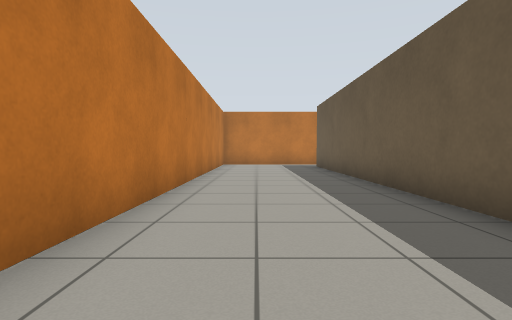
view 1 (above)

23 first-person views from a walk through a world built for the Gazebo simulator. The camera is 0.72 m above the floor, tilts 2° down and sees 80° across. The floor is counted in squares, 1 m on a side. Each view is taken from the middle of a square. On the plan, view 1 faces up. The plan holds only what a view shows up to about 10 squares ahead; the rest is blank.

view 2
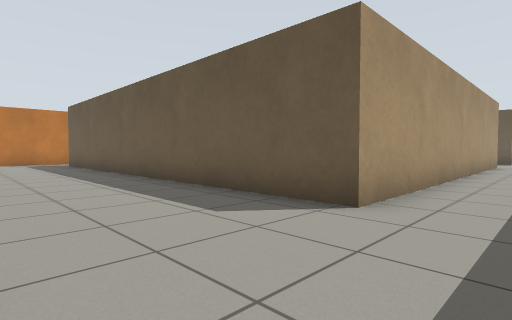

view 3
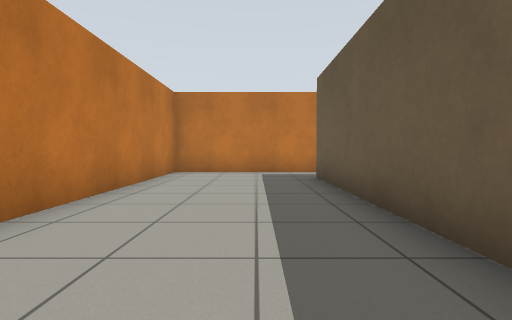

view 4
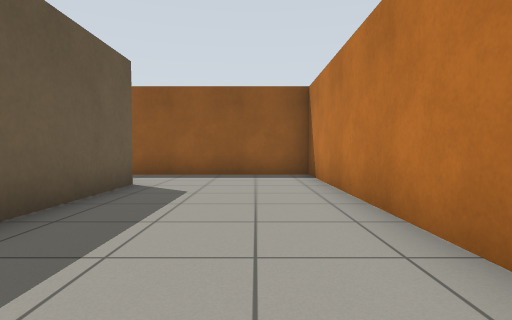

view 5
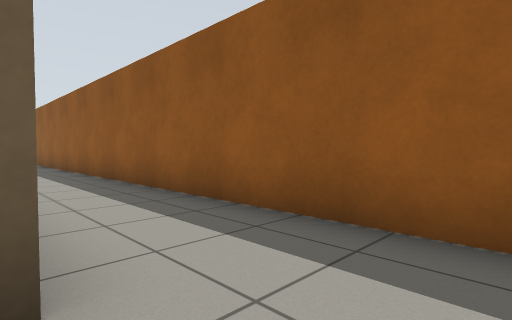

view 6
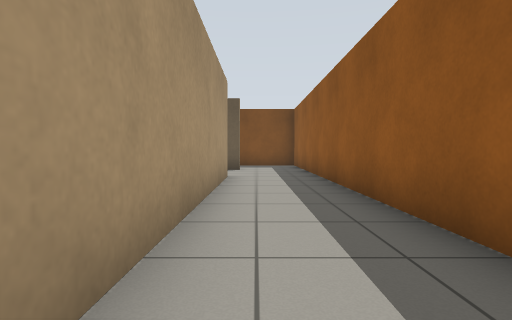

view 7
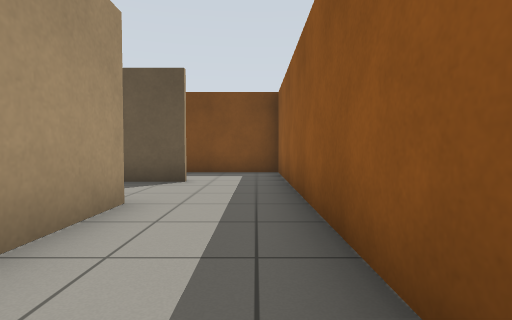

view 8
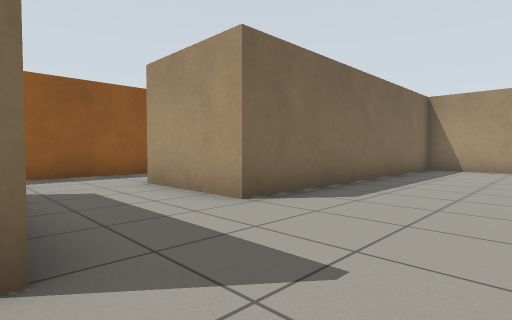

view 9
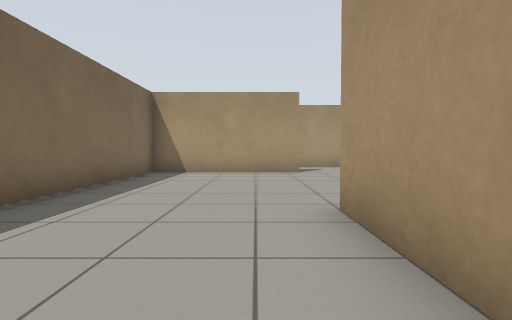

view 10
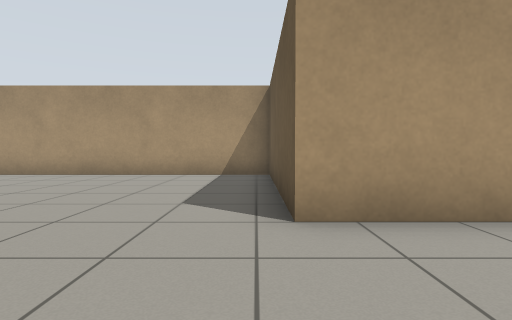

view 11
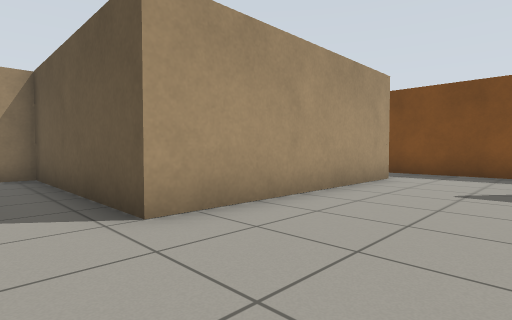

view 12
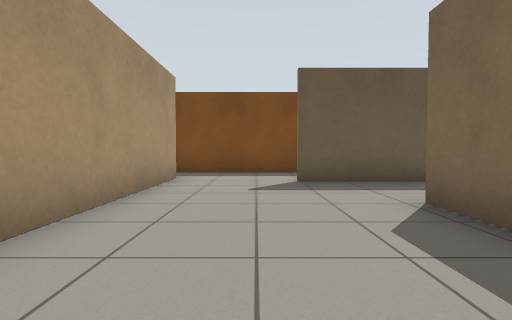

view 13
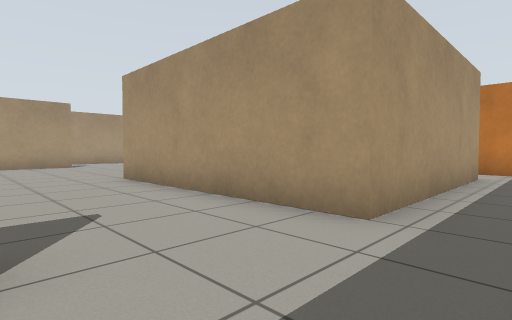

view 14
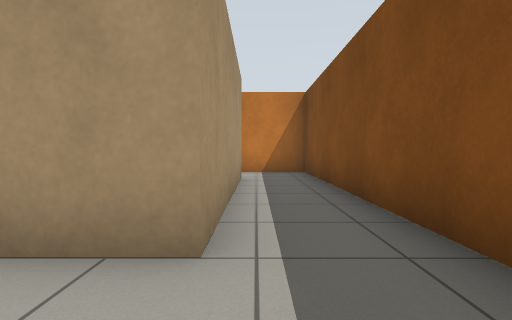

view 15
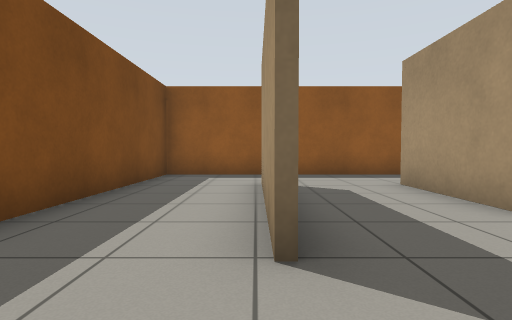

view 16
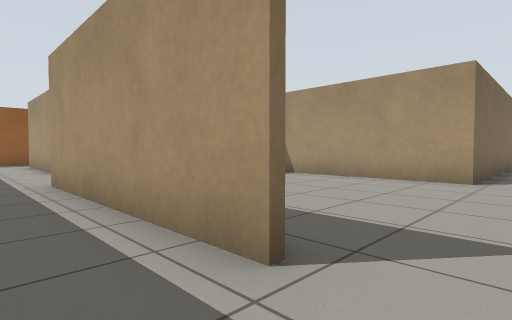

view 17
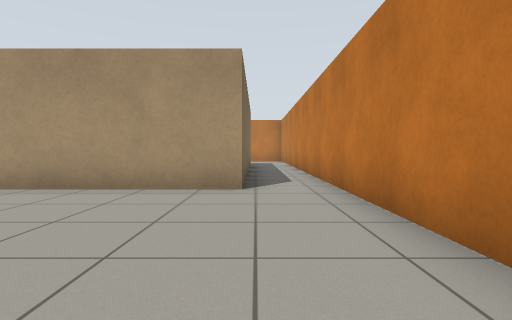

view 18
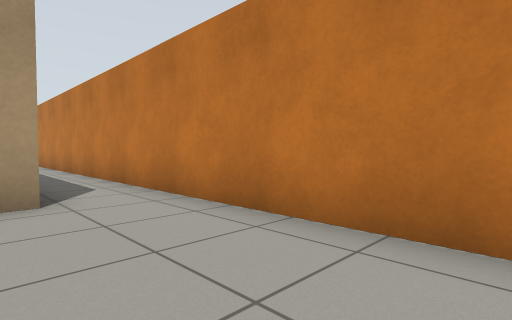

view 19
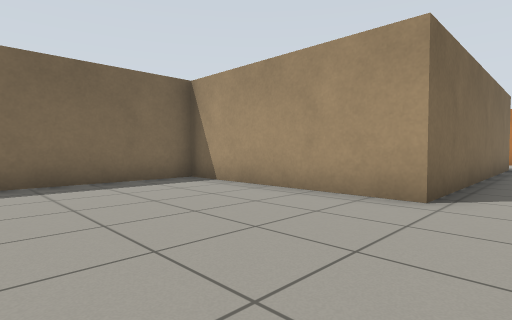

view 20
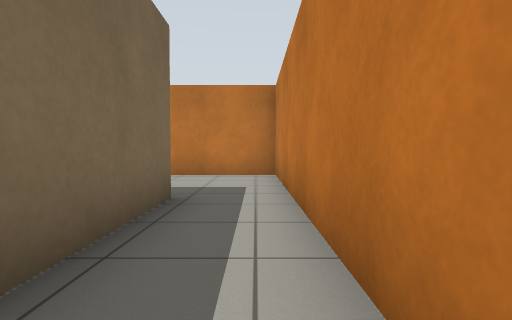

view 21
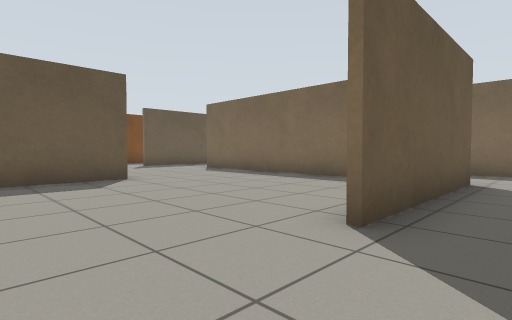

view 22
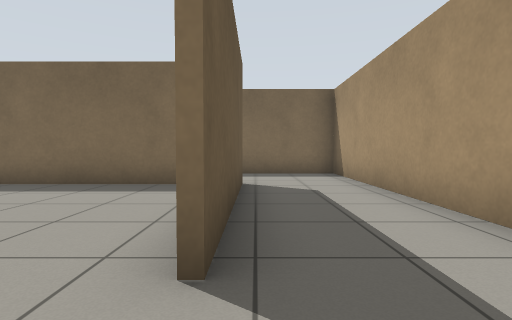

view 23
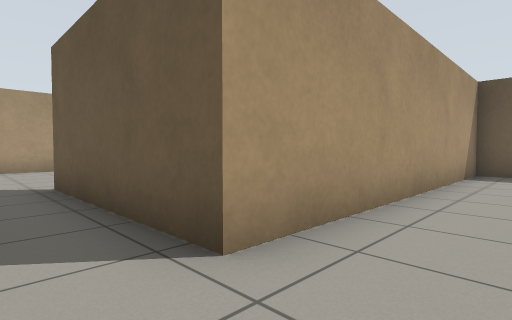

### Floor plan
Points are (right, up) in squares from view 1. A wall is a line through its corners. A room is listed if a view was taken in it or the views show most of it. See-through windows are left out.
Room 1 (views 1, 2, 3, 4, 5, 6, 7, 20)
walls: (14, -0.3) (2.5, -0.3) (2.5, 12.8) (11.5, 12.8); (11.5, 14.6) (-1.5, 14.6) (-1.5, -2.7) (14.5, -2.7)
ways out: opening at (14, -1.5) to room 3; opening at (11, 14) to room 4
Room 2 (views 8, 13, 14, 15, 16, 17)
walls: (16.9, 4.1) (16.9, 0.1); (17.6, 12.8) (17.6, 7) (16.6, 7); (16.5, -2.7) (19.5, -2.7) (19.5, 14.6) (16.5, 14.6)
ways out: opening at (17, -1.5) to room 3; opening at (17, 5.5) to room 3; opening at (17, 13.5) to room 4
Room 3 (views 9, 10, 11, 12, 21, 22)
walls: (5.4, 7.4) (5.4, 2.8) (14, 2.8) (14, -0.3); (5.3, 2.6) (5.3, 7.4); (16.6, 7) (11.4, 7) (11.4, 12.6) (3.8, 12.6); (2.7, 6.4) (2.7, 2.4); (16.7, -0.5) (16.7, 4.1); (14.5, -2.7) (16.5, -2.7)
ways out: opening at (14, -1.5) to room 1; opening at (17, -1.5) to room 2; opening at (17, 5.5) to room 2; opening at (4, 3) to room 5
Room 4 (views 18, 19)
walls: (11.5, 12.8) (11.5, 7.2) (15.5, 7.2); (16.5, 14.6) (11.5, 14.6)
ways out: opening at (11, 14) to room 1; opening at (17, 13.5) to room 2
Room 5 (view 23)
walls: (2.7, 2.4) (2.7, -0.1) (5.7, -0.1); (13.9, 1.7) (13.9, 2.6) (5.3, 2.6)
ways out: opening at (4, 3) to room 3

Positions as (right, up) in squares from view 1, and headings:
1: (0, 0), facing up
2: (-1, -2), facing up-right
3: (1, 5), facing up
4: (0, 6), facing down
5: (1, 0), facing down-right
6: (6, -1), facing right
7: (10, -2), facing right
8: (17, 6), facing down-left
9: (15, 6), facing left
10: (11, 4), facing up
11: (10, 4), facing up-right
12: (10, 5), facing right
13: (19, 4), facing up-left
14: (18, 5), facing up
15: (17, 6), facing down
16: (19, 14), facing down-left
17: (17, 13), facing left
18: (16, 12), facing up-left
19: (16, 14), facing down-left
20: (7, 14), facing left
21: (4, 10), facing down-right
22: (5, 9), facing down
23: (4, 1), facing up-right
